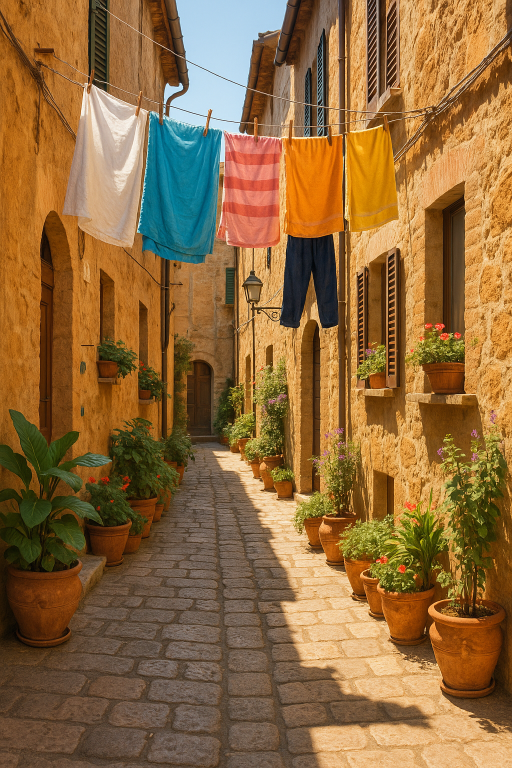
#> input picture skills/ig-carousel/assets/backgrounds/bg_alley.png, 1024 x 1536 px (shown at 1/2 size)
$ python -i generate_carousel.py   (imports and definitions only)
#> lines starting #> are read from the running program, lines starting #| are printed output that depends on the picture
#!/usr/bin/env python3
"""
IG Carousel Generator v5 — @freeeadman
Magazine-quality design with editorial photo backgrounds:
- Left-aligned layout, bold headlines, generous whitespace
- Warm color palette: 焦糖橘 accent, warm white text
- PingFang TC font family
- AI-generated atmospheric photo backgrounds

Usage:
  python3 generate_carousel.py --data carousel_data.json --output ./output/
"""

import json
import os
import sys
import argparse
import random
from pathlib import Path

from PIL import Image, ImageDraw, ImageFont, ImageEnhance, ImageFilter
import glob

# --- Constants ---
WIDTH = 1080
HEIGHT = 1350
IG_HANDLE = "@freeeadman"
MARGIN = 90              # v5: wider margins for more whitespace
CONTENT_WIDTH = WIDTH - MARGIN * 2  # 900px
BOTTOM_BAR_H = 80
TOP_RESERVE = 100        # v5: more space for handle
CARD_PAD = 36            # v5: generous padding inside text cards
OPTICAL_CENTER_BIAS = 0.46

# --- Font Setup (PingFang TC) ---
FONT_PATH = "/System/Library/Fonts/PingFang.ttc"
FONT_IDX = {
    "semibold": 7,
    "regular": 1,
    "medium": 4,
    "light": 10,
}

FONT_SIZE_BOOST = 6  # 全局字體放大（老闆要求 +2 號，實際 px 加 6）
LINE_HEIGHT_BOOST = 8  # 行高同步放大，增加呼吸感

# [6 lines left out: function get_font, not called in this run]

# --- Color Themes ---
# v5: Unified brand palette — warm white text + 焦糖橘 accent
# Only one brand theme; accent_color from JSON can override
BRAND_THEME = {
    "name": "brand_caramel",
    "bg": "#2a2520",           # warm dark brown (fallback for solid bg)
    "text": "#F5F0EB",          # 米白 warm white
    "accent": "#D4874D",        # 焦糖橘
    "accent_dim": "#3d2a1a",
    "subtitle": "#B8B0A6",      # warm grey
    "tag_bg": "#D4874D",
    "tag_text": "#FFFDF8",
    "card_bg": "#352e28",       # warm dark card
    "highlight_bg": "#3d2a1a",
}

# Keep legacy list for backward compat but default to brand theme
THEMES = [BRAND_THEME]

def hex_to_rgb(h):
    h = h.lstrip("#")
    return tuple(int(h[i:i+2], 16) for i in (0, 2, 4))

# --- Text Helpers ---
# 中文標點禁則：這些字元不可以出現在行首
NO_LINE_START = set("，。、！？；：）」』】》〉～…—─·,.!?;:)]}」』")
# 這些字元不可以出現在行尾
NO_LINE_END = set("（「『【《〈([{")

# [598 lines left out: functions wrap_text, draw_text_lines, measure_block, vcenter_y, draw_pill_tag, draw_stat_card and 11 more, not called in this run]


RENDERERS = {
    "cover": render_cover,
    "body": render_body,
    "content": render_body,
    "problem": render_body,
    "solution": render_body,
    "detail": render_body,
    "summary": render_body,
    "highlight": render_quote,  # highlight = large quote/key sentence
    "steps": render_steps,
    "comparison": render_comparison,
    "cta": render_cta,
    "quote": render_quote,
    "keypoint": render_keypoint,
}

# --- Background Helpers ---
BG_DIR = os.path.join(os.path.dirname(os.path.dirname(__file__)), "assets", "backgrounds")

# [34 lines left out: function load_photo_bg, not called in this run]

# --- Main ---
def generate_carousel(data, output_dir):
    slides = data["slides"]
    total = len(slides)

    # v5: Default to brand theme, allow JSON override
    theme = dict(BRAND_THEME)  # always start from brand theme

    if "theme" in data and isinstance(data["theme"], dict):
        theme.update(data["theme"])

    # Allow accent_color override from JSON
    if "accent_color" in data:
        ac = data["accent_color"]
        theme["accent"] = ac
        theme["tag_bg"] = ac

    # Check for photo background mode
    bg_mode = data.get("bg_mode", "photo")  # v5: default to photo
    bg_photo_path = data.get("bg_photo", None)
    bg_darken = data.get("bg_darken", 0.45)  # v5: lighter default (was 0.35)

    bg = hex_to_rgb(theme["bg"])
    out = Path(output_dir)
    out.mkdir(parents=True, exist_ok=True)

    # Pre-load photo backgrounds
    # Priority: AI-generated backgrounds (bg_slide{n}.png) > specific path > assets/backgrounds/
    photo_bgs = []
    if bg_mode == "photo":
        bg_per_slide = data.get("bg_per_slide", False)
        ai_bg_dir = os.path.join(output_dir, "backgrounds")

        if bg_per_slide:
            for si in range(len(slides)):
                # Check for AI-generated background first
                ai_bg_path = os.path.join(ai_bg_dir, f"bg_slide{si+1}.png")
                if os.path.exists(ai_bg_path):
                    photo_bgs.append(load_photo_bg(ai_bg_path, bg_darken))
                else:
                    photo_bgs.append(load_photo_bg(None, bg_darken))
        else:
            shared_bg = load_photo_bg(bg_photo_path, bg_darken)
            photo_bgs = [shared_bg] * total

    generated = []
    for i, slide in enumerate(slides, 1):
        if bg_mode == "photo" and photo_bgs[i-1]:
            img = photo_bgs[i-1].copy()
        else:
            img = Image.new("RGB", (WIDTH, HEIGHT), bg)
        draw = ImageDraw.Draw(img)

        stype = slide.get("type", "body")
        renderer = RENDERERS.get(stype, RENDERERS["body"])
        result = renderer(draw, img, slide, theme)
        if result is not None:
            img = result
            draw = ImageDraw.Draw(img)

        draw_ui(draw, i, total, theme, is_last=(i == total))

        cid = data.get("id", "carousel")
        fname = f"{cid}_slide{i}.png"
        fp = out / fname
        img.save(fp, "PNG", quality=95)
        generated.append(str(fp))
        print(f"  ✅ Generated: {fname}")

    return generated

# [11 lines left out: function main, not called in this run]

# [2 lines not run here, left out]

>>> import cv2
>>> picture = cv2.imread('../assets/backgrounds/bg_alley.png', cv2.IMREAD_GRAYSCALE)
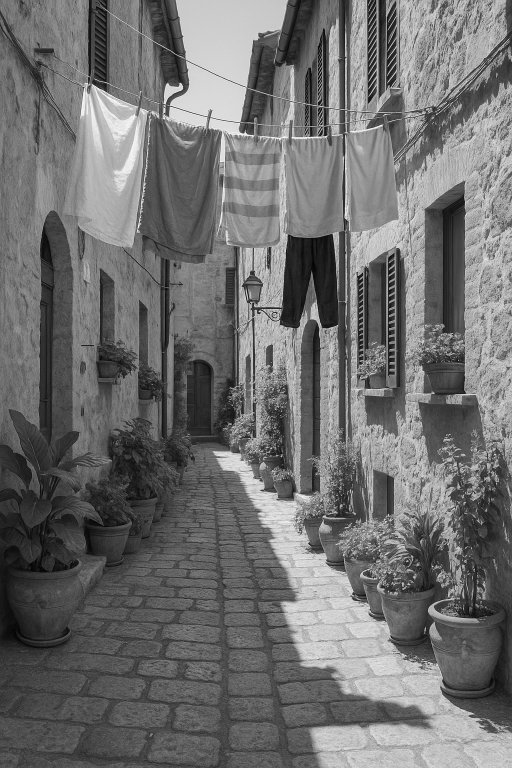
#> picture: shape (1536, 1024) (shown at 1/2 size); min 0, max 254, mean 111
>>> result = generate_carousel(picture, 'out.png')
#> (the run stopped early here; a loop or call above may not have finished)

$ run again, on skills/ig-carousel/assets/backgrounds/bg_city.png
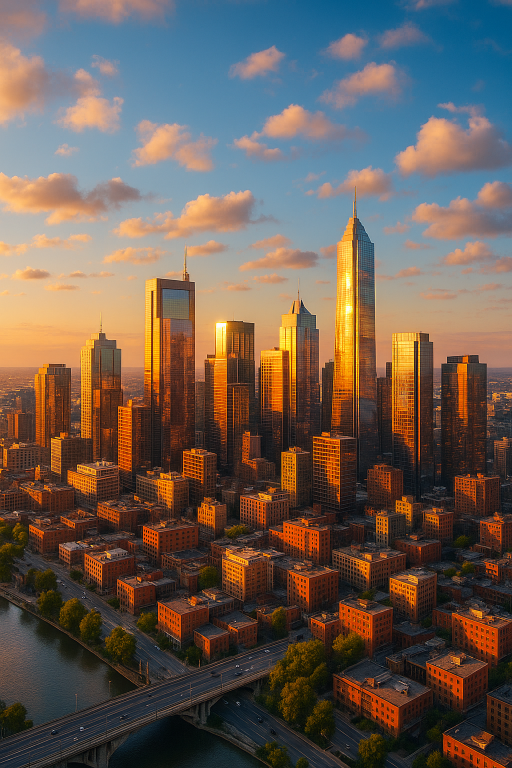
#> input picture skills/ig-carousel/assets/backgrounds/bg_city.png, 1024 x 1536 px (shown at 1/2 size)
#> `picture = cv2.imread('../assets/backgrounds/bg_alley.png', cv2.IMREAD_..`:
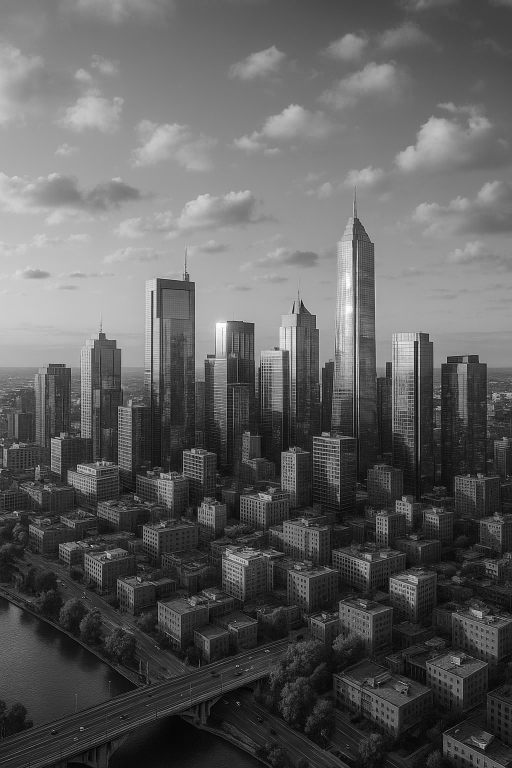
#> picture: shape (1536, 1024) (shown at 1/2 size); min 0, max 255, mean 94.5

$ run again, on skills/ig-carousel/assets/backgrounds/bg_japan.png
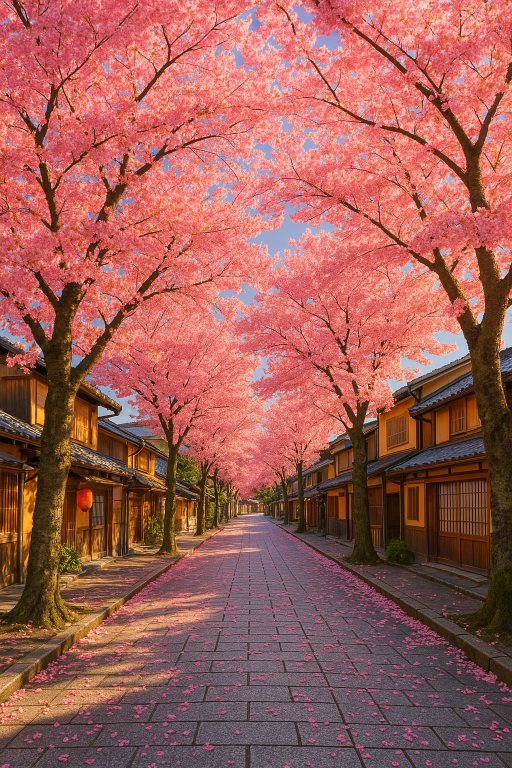
#> input picture skills/ig-carousel/assets/backgrounds/bg_japan.png, 1024 x 1536 px (shown at 1/2 size)
#> `picture = cv2.imread('../assets/backgrounds/bg_alley.png', cv2.IMREAD_..`:
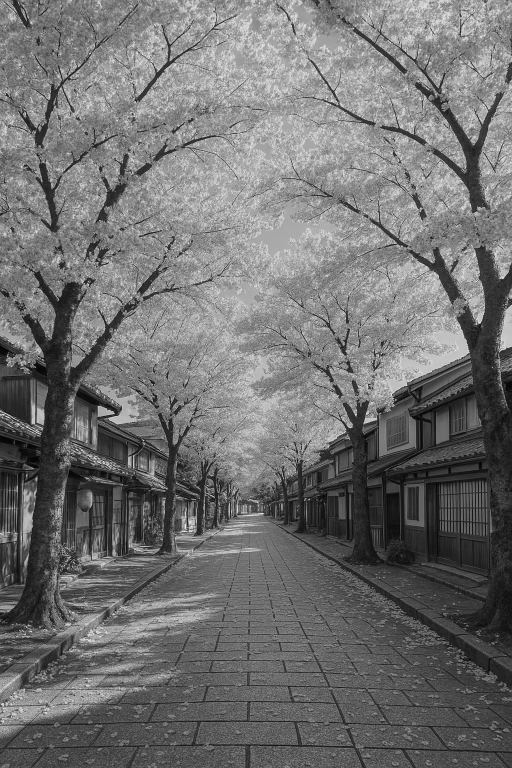
#> picture: shape (1536, 1024) (shown at 1/2 size); min 0, max 253, mean 112.5

$ run again, on skills/ig-carousel/assets/backgrounds/bg_mountain.png
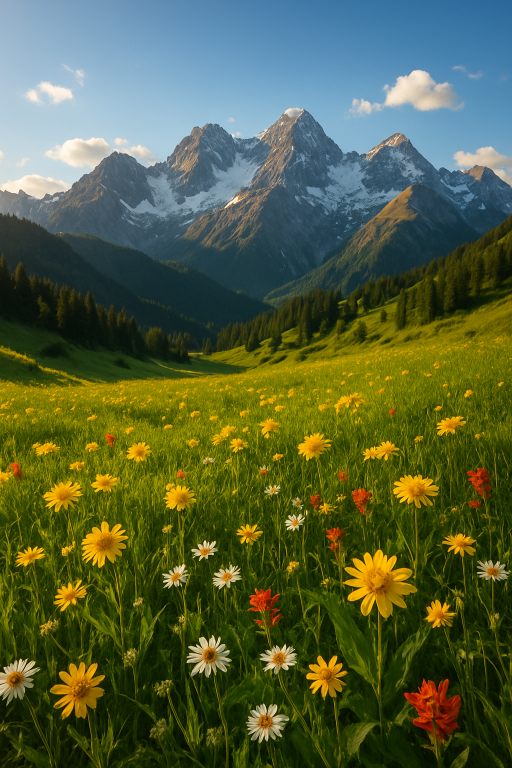
#> input picture skills/ig-carousel/assets/backgrounds/bg_mountain.png, 1024 x 1536 px (shown at 1/2 size)
#> `picture = cv2.imread('../assets/backgrounds/bg_alley.png', cv2.IMREAD_..`:
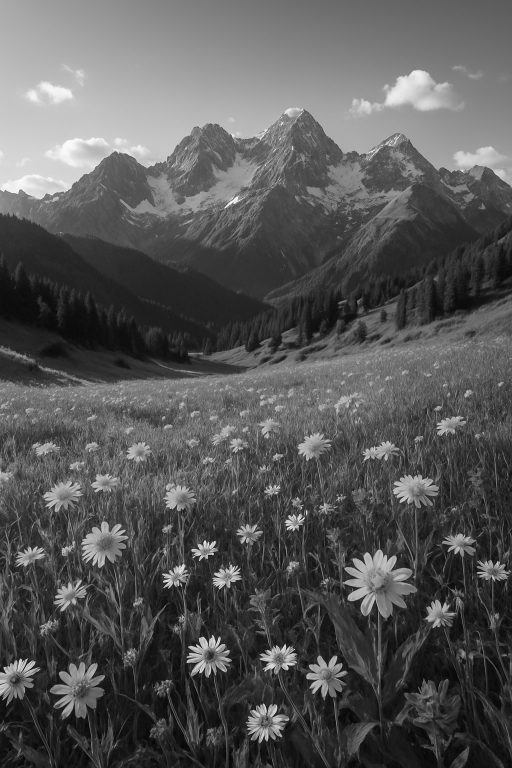
#> picture: shape (1536, 1024) (shown at 1/2 size); min 0, max 253, mean 87.4
